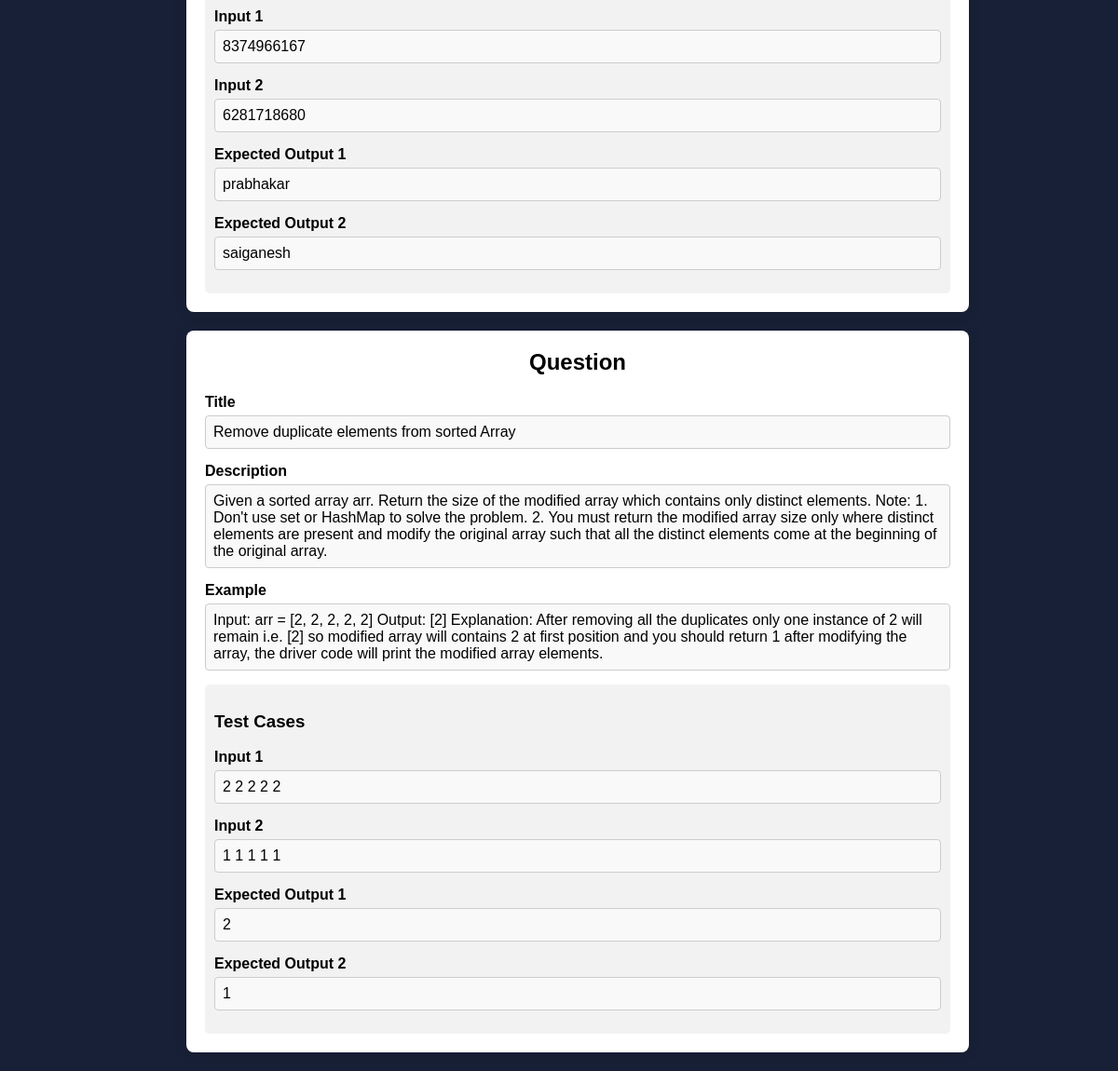
/AI/view_questions.php, run on the app's committed database.
### tables this page shows
CREATE TABLE `testcases` (
  `id` int(11) NOT NULL,
  `input1` varchar(255) NOT NULL,
  `input2` varchar(255) NOT NULL,
  `output1` varchar(255) NOT NULL,
  `output2` varchar(255) NOT NULL
);

CREATE TABLE `questions` (
  `id` int(11) NOT NULL,
  `title` varchar(255) NOT NULL,
  `description` text NOT NULL,
  `example` text DEFAULT NULL
);

### AI/view_questions.php (the view, shortened to what this page needs)
<?php
$servername = "127.0.0.1:3306";
$username = "root";
$password = "";
$dbname = "interview_platform";
$conn = new mysqli($servername, $username, $password, $dbname);
$sql = "SELECT * FROM questions";
$result = $conn->query($sql);
$testcases = [];
if ($result->num_rows > 0) {
    $question_ids = [];
    while ($row = $result->fetch_assoc()) {
        $question_ids[] = $row['id'];
    }
    if (!empty($question_ids)) {
        $question_ids_str = implode(',', $question_ids);
        $sql_testcases = "SELECT * FROM testcases WHERE id IN ($question_ids_str)";
        $result_testcases = $conn->query($sql_testcases);
        while ($testcase = $result_testcases->fetch_assoc()) {
            $testcases[$testcase['id']][] = $testcase;
        }
    }
}
?>
<!DOCTYPE html>
<html lang="en">
<head>
</head>
<body>
<div class="container-wrapper">
    <?php if ($result->num_rows > 0): ?>
        <?php foreach ($result as $row): ?>
            <div class="container">
                <h2>Question</h2>
                <div class="form-group">
                    <label for="title">Title</label>
                    <p id="title"><?php echo $row['title']; ?></p>
                </div>
                <div class="form-group">
                    <label for="description">Description</label>
                    <p id="description"><?php echo $row['description']; ?></p>
                </div>
                <div class="form-group">
                    <label for="example">Example</label>
                    <p id="example"><?php echo $row['example']; ?></p>
                </div>
                <div class="testcase-group">
                    <h3>Test Cases</h3>
                    <?php if (isset($testcases[$row['id']])): ?>
                        <?php foreach ($testcases[$row['id']] as $testcase): ?>
                            <div class="form-group">
                                <label for="input1">Input 1</label>
                                <p id="input1"><?php echo $testcase['input1']; ?></p>
                            </div>
                            <div class="form-group">
                                <label for="input2">Input 2</label>
                                <p id="input2"><?php echo $testcase['input2']; ?></p>
                            </div>
                            <div class="form-group">
                                <label for="output1">Expected Output 1</label>
                                <p id="output1"><?php echo $testcase['output1']; ?></p>
                            </div>
                            <div class="form-group">
                                <label for="output2">Expected Output 2</label>
                                <p id="output2"><?php echo $testcase['output2']; ?></p>
                            </div>
                        <?php endforeach; ?>
                    <?php else: ?>
                        <p>No test cases available for this question.</p>
                    <?php endif; ?>
                </div>
            </div>
        <?php endforeach; ?>
    <?php else: ?>
        <p>No questions found.</p>
    <?php endif; ?>
</div>
</body>
</html>

### AI/view_questions.php (style rules this page uses)
body { font-family: Arial, sans-serif; display: flex; align-items: center; justify-content: center; height: 100vh; background-color: #182037; margin: 0; }
.container-wrapper { display: flex; flex-direction: column; width: 800px; margin: 20px; }
.container { background-color: #ffffff; border-radius: 8px; box-shadow: 0 0 15px rgba(0, 0, 0, 0.1); padding: 20px; margin-bottom: 20px; width: 100%; }
.container h2 { margin-top: 0; text-align: center; }
.form-group { margin-bottom: 15px; }
.form-group label { display: block; margin-bottom: 5px; font-weight: bold; }
.form-group p { margin: 0; padding: 8px; border: 1px solid #ccc; border-radius: 4px; background-color: #f9f9f9; }
.testcase-group { margin-top: 10px; padding: 10px; background-color: #f2f2f2; border-radius: 5px; }
.testcase-group p { margin-bottom: 10px; }

### data on the page
testcases: input1 "8374966167", input2 "6281718680", output1 "prabhakar", output2 "saiganesh"
questions: title "Remove duplicate elements from sorted Array", description "Given a sorted array arr. Return the size of the modified array which contains only distinct elements. Note: 1. Don't use set or HashMap to solve the problem. 2. You must return the modified array size only where distinct elements are present and modify the original array such that all the distinct elements come at the beginning of the original array.", example "Input: arr = [2, 2, 2, 2, 2] Output: [2] Explanation: After removing all the duplicates only one instance of 2 will remain i.e. [2] so modified array will contains 2 at first position and you should return 1 after modifying the array, the driver code will print the modified array elements."
testcases: input1 "2 2 2 2 2", input2 "1 1 1 1 1", output1 "2", output2 "1"
